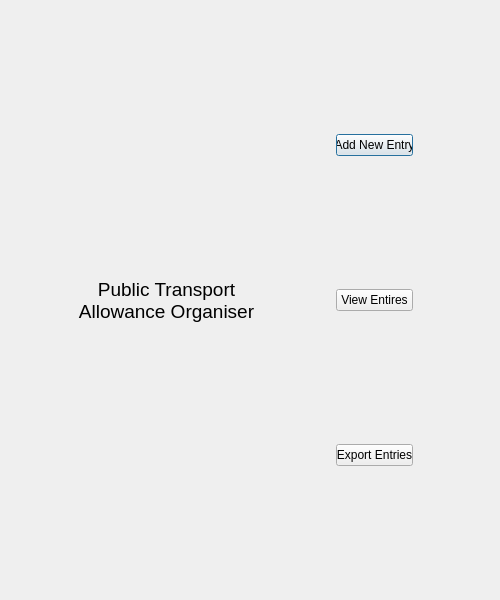
<?xml version="1.0" encoding="UTF-8"?>
<ui version="4.0">
 <class>Dialog</class>
 <widget class="QDialog" name="Dialog">
  <property name="geometry">
   <rect>
    <x>0</x>
    <y>0</y>
    <width>500</width>
    <height>600</height>
   </rect>
  </property>
  <property name="windowTitle">
   <string>Dialog</string>
  </property>
  <layout class="QVBoxLayout" name="verticalLayout_2">
   <item>
    <layout class="QHBoxLayout" name="horizontalLayout">
     <item>
      <spacer name="horizontalSpacer_3">
       <property name="orientation">
        <enum>Qt::Horizontal</enum>
       </property>
       <property name="sizeHint" stdset="0">
        <size>
         <width>40</width>
         <height>20</height>
        </size>
       </property>
      </spacer>
     </item>
     <item>
      <widget class="QLabel" name="label">
       <property name="font">
        <font>
         <pointsize>14</pointsize>
        </font>
       </property>
       <property name="text">
        <string>Public Transport 
Allowance Organiser</string>
       </property>
       <property name="alignment">
        <set>Qt::AlignCenter</set>
       </property>
      </widget>
     </item>
     <item>
      <spacer name="horizontalSpacer">
       <property name="orientation">
        <enum>Qt::Horizontal</enum>
       </property>
       <property name="sizeHint" stdset="0">
        <size>
         <width>40</width>
         <height>20</height>
        </size>
       </property>
      </spacer>
     </item>
     <item>
      <widget class="QWidget" name="" native="true">
       <property name="maximumSize">
        <size>
         <width>95</width>
         <height>350</height>
        </size>
       </property>
       <layout class="QVBoxLayout" name="verticalLayout">
        <item>
         <widget class="QPushButton" name="pushButton">
          <property name="maximumSize">
           <size>
            <width>90</width>
            <height>25</height>
           </size>
          </property>
          <property name="text">
           <string>Add New Entry</string>
          </property>
         </widget>
        </item>
        <item>
         <spacer name="verticalSpacer">
          <property name="orientation">
           <enum>Qt::Vertical</enum>
          </property>
          <property name="sizeHint" stdset="0">
           <size>
            <width>20</width>
            <height>40</height>
           </size>
          </property>
         </spacer>
        </item>
        <item>
         <widget class="QPushButton" name="pushButton_2">
          <property name="maximumSize">
           <size>
            <width>90</width>
            <height>25</height>
           </size>
          </property>
          <property name="text">
           <string>View Entires</string>
          </property>
         </widget>
        </item>
        <item>
         <spacer name="verticalSpacer_2">
          <property name="orientation">
           <enum>Qt::Vertical</enum>
          </property>
          <property name="sizeHint" stdset="0">
           <size>
            <width>20</width>
            <height>40</height>
           </size>
          </property>
         </spacer>
        </item>
        <item>
         <widget class="QPushButton" name="pushButton_3">
          <property name="maximumSize">
           <size>
            <width>90</width>
            <height>25</height>
           </size>
          </property>
          <property name="text">
           <string>Export Entries</string>
          </property>
         </widget>
        </item>
       </layout>
      </widget>
     </item>
     <item>
      <spacer name="horizontalSpacer_2">
       <property name="orientation">
        <enum>Qt::Horizontal</enum>
       </property>
       <property name="sizeHint" stdset="0">
        <size>
         <width>40</width>
         <height>20</height>
        </size>
       </property>
      </spacer>
     </item>
    </layout>
   </item>
  </layout>
 </widget>
 <resources/>
 <connections/>
</ui>
